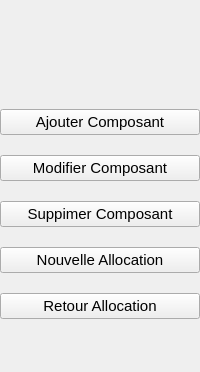
      <widget class="QWidget" name="MenuComp">
       <layout class="QVBoxLayout" name="verticalLayout_3">
        <property name="spacing">
         <number>20</number>
        </property>
        <property name="leftMargin">
         <number>0</number>
        </property>
        <property name="rightMargin">
         <number>0</number>
        </property>
        <item>
         <widget class="QWidget" name="widget_3" native="true">
          <property name="maximumSize">
           <size>
            <width>210</width>
            <height>100</height>
           </size>
          </property>
          <layout class="QHBoxLayout" name="horizontalLayout_4">
           <item>
            <widget class="QLabel" name="label_11">
             <property name="enabled">
              <bool>true</bool>
             </property>
             <property name="minimumSize">
              <size>
               <width>120</width>
               <height>0</height>
              </size>
             </property>
             <property name="styleSheet">
              <string notr="true"/>
             </property>
             <property name="text">
              <string/>
             </property>
             <property name="pixmap">
              <pixmap>CPU.jpeg</pixmap>
             </property>
             <property name="scaledContents">
              <bool>true</bool>
             </property>
            </widget>
           </item>
           <item>
            <spacer name="horizontalSpacer_2">
             <property name="orientation">
              <enum>Qt::Orientation::Horizontal</enum>
             </property>
             <property name="sizeHint" stdset="0">
              <size>
               <width>40</width>
               <height>20</height>
              </size>
             </property>
            </spacer>
           </item>
          </layout>
         </widget>
        </item>
        <item>
         <spacer name="verticalSpacer_8">
          <property name="orientation">
           <enum>Qt::Orientation::Vertical</enum>
          </property>
          <property name="sizeHint" stdset="0">
           <size>
            <width>20</width>
            <height>40</height>
           </size>
          </property>
         </spacer>
        </item>
        <item>
         <widget class="QPushButton" name="AjouterComposant">
          <property name="font">
           <font>
            <pointsize>11</pointsize>
           </font>
          </property>
          <property name="cursor">
           <cursorShape>PointingHandCursor</cursorShape>
          </property>
          <property name="text">
           <string>Ajouter Composant</string>
          </property>
          <property name="icon">
           <iconset>
            <normaloff>comp.png</normaloff>comp.png</iconset>
          </property>
          <property name="iconSize">
           <size>
            <width>35</width>
            <height>35</height>
           </size>
          </property>
         </widget>
        </item>
        <item>
         <widget class="QPushButton" name="ModifierComposant">
          <property name="font">
           <font>
            <pointsize>11</pointsize>
           </font>
          </property>
          <property name="cursor">
           <cursorShape>PointingHandCursor</cursorShape>
          </property>
          <property name="text">
           <string>Modifier Composant</string>
          </property>
          <property name="icon">
           <iconset>
            <normaloff>comp1.png</normaloff>comp1.png</iconset>
          </property>
          <property name="iconSize">
           <size>
            <width>35</width>
            <height>35</height>
           </size>
          </property>
         </widget>
        </item>
        <item>
         <widget class="QPushButton" name="SupprimerComposant">
          <property name="font">
           <font>
            <pointsize>11</pointsize>
           </font>
          </property>
          <property name="cursor">
           <cursorShape>PointingHandCursor</cursorShape>
          </property>
          <property name="text">
           <string>Suppimer Composant</string>
          </property>
          <property name="icon">
           <iconset>
            <normaloff>comp2.png</normaloff>comp2.png</iconset>
          </property>
          <property name="iconSize">
           <size>
            <width>35</width>
            <height>35</height>
           </size>
          </property>
         </widget>
        </item>
        <item>
         <widget class="QPushButton" name="AllouerComposant">
          <property name="font">
           <font>
            <pointsize>11</pointsize>
           </font>
          </property>
          <property name="cursor">
           <cursorShape>PointingHandCursor</cursorShape>
          </property>
          <property name="text">
           <string>Nouvelle Allocation</string>
          </property>
          <property name="icon">
           <iconset>
            <normaloff>NVAL.png</normaloff>NVAL.png</iconset>
          </property>
          <property name="iconSize">
           <size>
            <width>50</width>
            <height>50</height>
           </size>
          </property>
         </widget>
        </item>
        <item>
         <widget class="QPushButton" name="RetourComposant">
          <property name="font">
           <font>
            <pointsize>11</pointsize>
           </font>
          </property>
          <property name="cursor">
           <cursorShape>PointingHandCursor</cursorShape>
          </property>
          <property name="text">
           <string>Retour Allocation</string>
          </property>
          <property name="icon">
           <iconset>
            <normaloff>RTAL.png</normaloff>RTAL.png</iconset>
          </property>
          <property name="iconSize">
           <size>
            <width>40</width>
            <height>40</height>
           </size>
          </property>
         </widget>
        </item>
        <item>
         <spacer name="verticalSpacer_9">
          <property name="orientation">
           <enum>Qt::Orientation::Vertical</enum>
          </property>
          <property name="sizeHint" stdset="0">
           <size>
            <width>20</width>
            <height>40</height>
           </size>
          </property>
         </spacer>
        </item>
        <item>
         <spacer name="verticalSpacer_4">
          <property name="orientation">
           <enum>Qt::Orientation::Vertical</enum>
          </property>
          <property name="sizeHint" stdset="0">
           <size>
            <width>20</width>
            <height>2</height>
           </size>
          </property>
         </spacer>
        </item>
       </layout>
      </widget>
